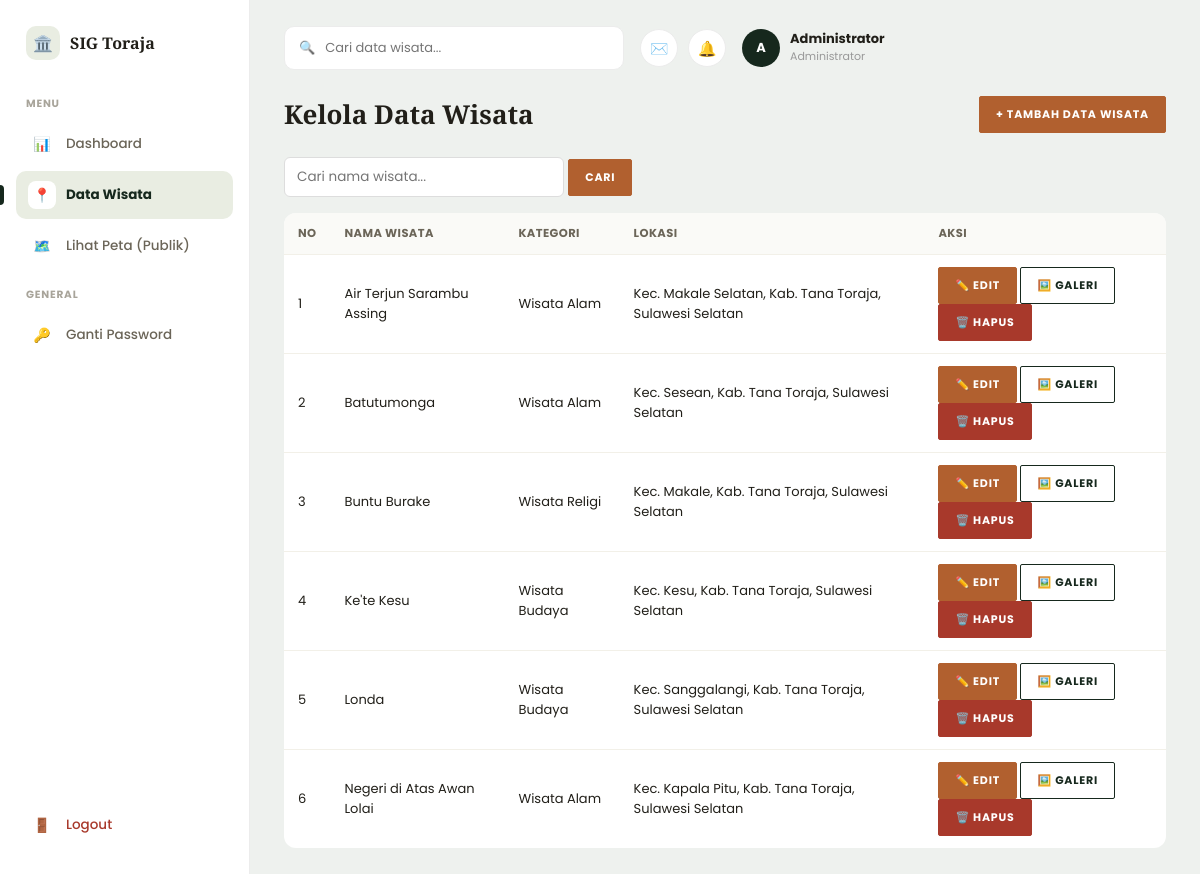
The page /admin/wisata_list.php (signed in) on the database as committed earlier.
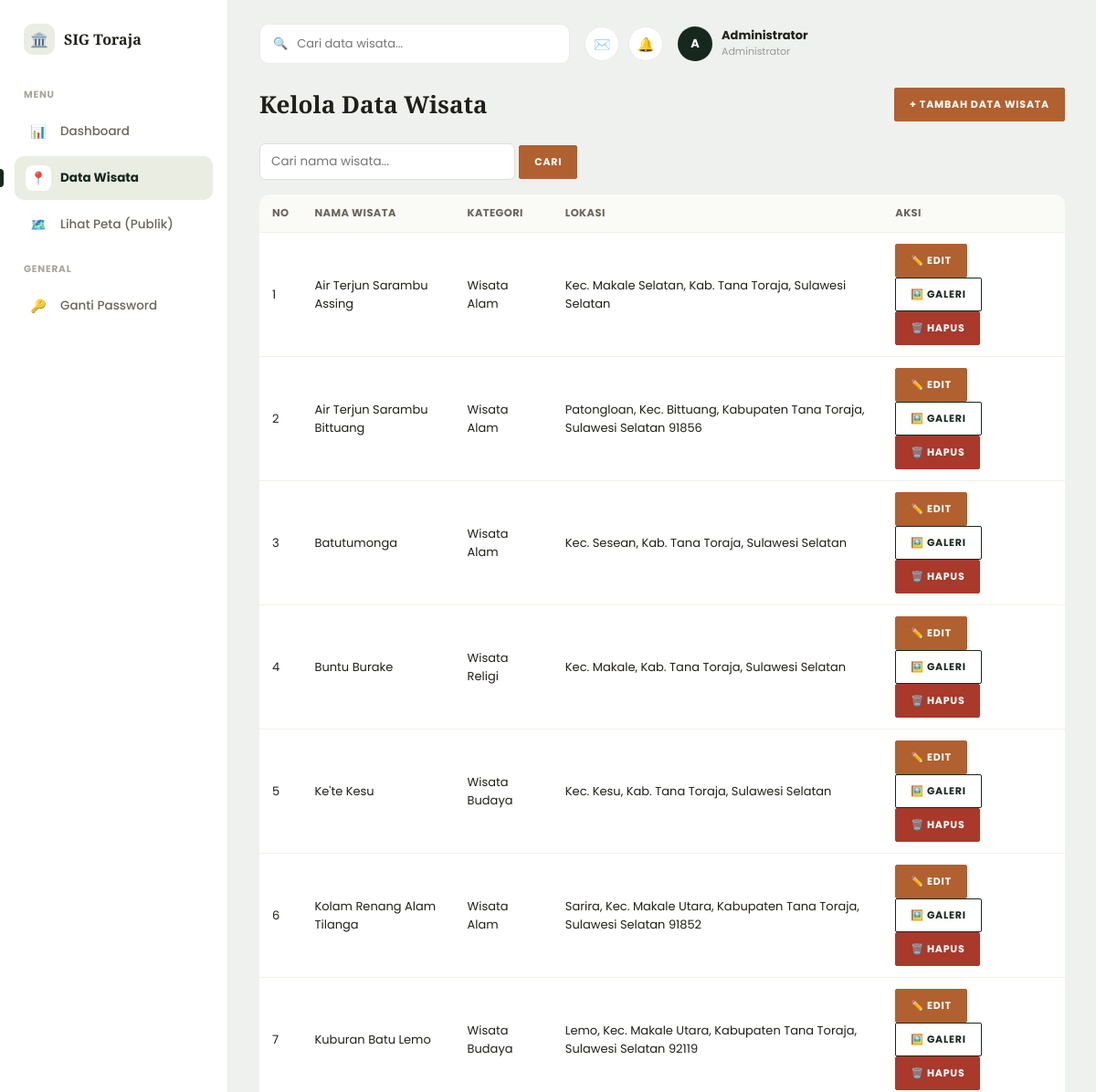
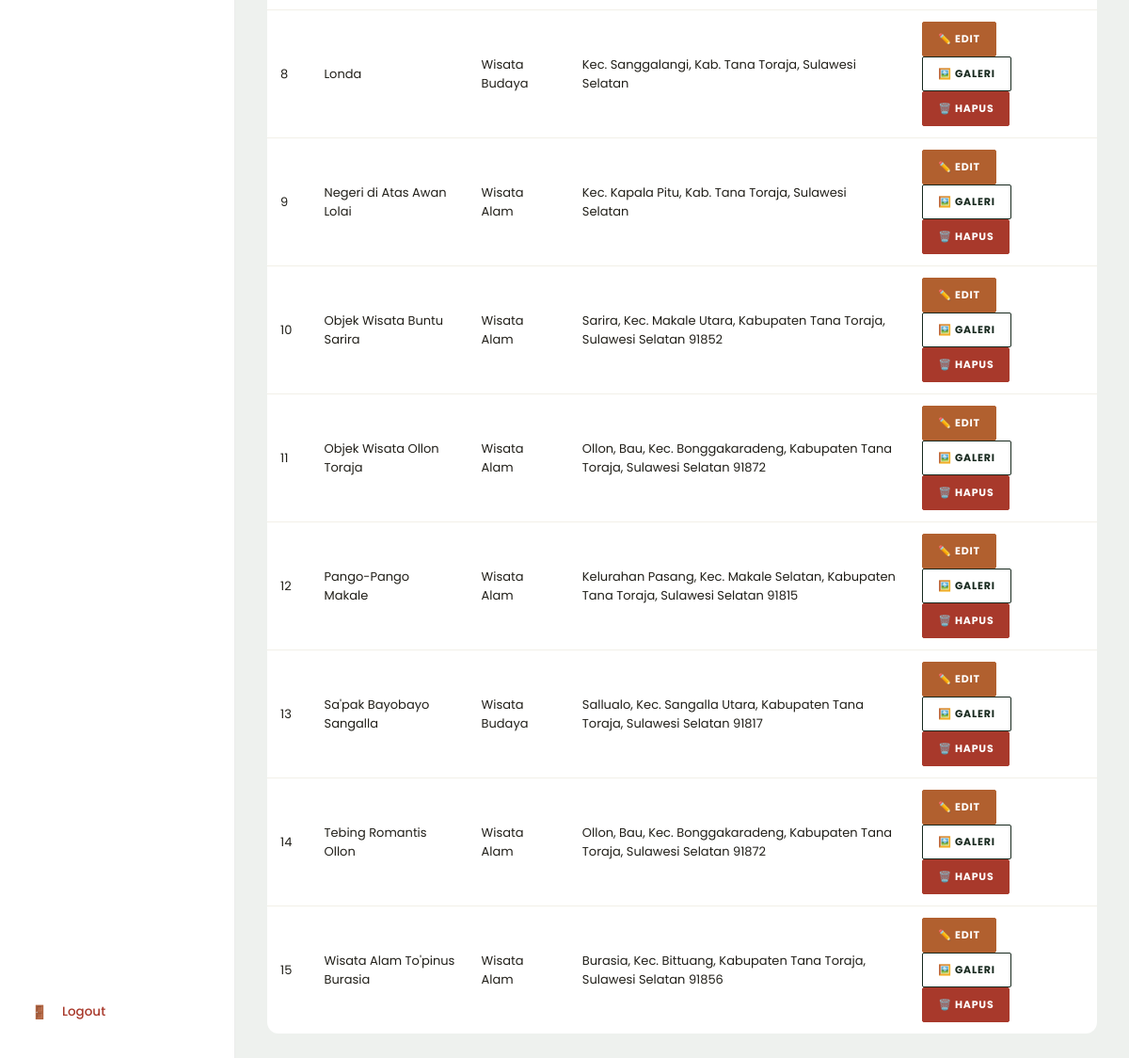
The same page on the database as committed later (2 pictures, top to bottom).
### tables this page shows
CREATE TABLE wisata (
  id_wisata    INT AUTO_INCREMENT PRIMARY KEY,
  nama_wisata  VARCHAR(100) NOT NULL,
  id_kategori  INT NOT NULL,
  id_admin     INT DEFAULT NULL,
  alamat       TEXT,
  deskripsi    TEXT,
  fasilitas    VARCHAR(255) DEFAULT NULL,
  jam_buka     VARCHAR(100) DEFAULT NULL,
  tiket_masuk  VARCHAR(100) DEFAULT NULL,
  latitude     DECIMAL(10,8) NOT NULL,
  longitude    DECIMAL(11,8) NOT NULL,
  foto         VARCHAR(255) DEFAULT NULL,
  created_at   TIMESTAMP DEFAULT CURRENT_TIMESTAMP,
  updated_at   TIMESTAMP DEFAULT CURRENT_TIMESTAMP ON UPDATE CURRENT_TIMESTAMP,
  CONSTRAINT fk_wisata_kategori FOREIGN KEY (id_kategori)
    REFERENCES kategori_wisata(id_kategori) ON DELETE RESTRICT,
  CONSTRAINT fk_wisata_admin FOREIGN KEY (id_admin)
    REFERENCES admin(id_admin) ON DELETE SET NULL
);

CREATE TABLE kategori_wisata (
  id_kategori   INT AUTO_INCREMENT PRIMARY KEY,
  nama_kategori VARCHAR(100) NOT NULL UNIQUE
);

### config/config.php (called while the page is built, shortened)
<?php
require_once __DIR__ . '/db.php';
require_once __DIR__ . '/../includes/models/Wisata.php';
$wisataModel = new Wisata($koneksi);

### includes/models/Wisata.php (called while the page is built, shortened)
<?php
class Wisata
{
    private mysqli $db;
    public function __construct(mysqli $db, array $row = [])
    {
        $this->db = $db;
    }
    private function baseSelect(): string
    {
        return "SELECT w.id_wisata, w.nama_wisata, w.id_kategori, k.nama_kategori AS kategori,
                        w.id_admin, w.alamat, w.deskripsi, w.fasilitas, w.jam_buka, w.tiket_masuk,
                        w.latitude, w.longitude, w.foto, w.created_at, w.updated_at
                 FROM wisata w
                 INNER JOIN kategori_wisata k ON w.id_kategori = k.id_kategori";
    }
    public function getAll(array $filters = []): array
    {
        $sql = $this->baseSelect() . " WHERE 1=1";
        $types = '';
        $sql .= isset($filters['order_by_terbaru']) && $filters['order_by_terbaru']
            ? " ORDER BY w.created_at DESC"
            : " ORDER BY w.nama_wisata ASC";
        $stmt = $this->db->prepare($sql);
        $stmt->execute();
        return $stmt->get_result()->fetch_all(MYSQLI_ASSOC);
    }
}

### admin/wisata_list.php (the view, shortened to what this page needs)
<?php
require_once __DIR__ . '/includes/auth.php';
$adminActive = 'wisata';
$keyword = trim($_GET['q'] ?? '');
$wisataResult = $wisataModel->getAll(['keyword' => $keyword]);
require_once __DIR__ . '/includes/layout_top.php';
?>
<div class="admin-topbar">
  <h2 style="margin:0;">Kelola Data Wisata</h2>
  <a href="<?php echo BASE_URL; ?>admin/wisata_form.php" class="btn btn-sm">+ Tambah Data Wisata</a>
</div>
<form method="get" style="margin-bottom:16px;">
  <input type="text" name="q" placeholder="Cari nama wisata..." value="<?php echo htmlspecialchars($keyword); ?>"
         style="padding:9px 12px;border:1px solid #ddd;border-radius:6px;font-size:13.5px;width:280px;">
  <button class="btn btn-sm" type="submit">Cari</button>
</form>
<table class="data-table">
  <thead>
    <tr>
      <th>No</th><th>Nama Wisata</th><th>Kategori</th><th>Lokasi</th><th>Aksi</th>
    </tr>
  </thead>
  <tbody>
    <?php if (!empty($wisataResult)): $no = 1; ?>
      <?php foreach ($wisataResult as $row): ?>
        <tr>
          <td><?php echo $no++; ?></td>
          <td><?php echo htmlspecialchars($row['nama_wisata']); ?></td>
          <td><?php echo htmlspecialchars($row['kategori']); ?></td>
          <td><?php echo htmlspecialchars($row['alamat']); ?></td>
          <td>
            <a href="<?php echo BASE_URL; ?>admin/wisata_form.php?id=<?php echo $row['id_wisata']; ?>" class="btn btn-sm">✏️ Edit</a>
            <a href="<?php echo BASE_URL; ?>admin/galeri.php?id_wisata=<?php echo $row['id_wisata']; ?>" class="btn btn-sm btn-outline" style="color:var(--toraja-green-dark);border-color:var(--toraja-green-dark);">🖼️ Galeri</a>
            <a href="<?php echo BASE_URL; ?>admin/wisata_delete.php?id=<?php echo $row['id_wisata']; ?>"
               class="btn btn-sm btn-danger"
               onclick="return confirm('Yakin ingin menghapus data ini?');">🗑️ Hapus</a>
          </td>
        </tr>
      <?php endforeach; ?>
    <?php else: ?>
      <tr><td colspan="5">Tidak ada data ditemukan.</td></tr>
    <?php endif; ?>
  </tbody>
</table>
<?php require_once __DIR__ . '/includes/layout_bottom.php'; ?>

### admin/includes/layout_top.php (shortened to what this page needs)
<!DOCTYPE html>
<html lang="id">
<head>
<link rel="stylesheet" href="<?php echo BASE_URL; ?>assets/css/style.css?v=<?php echo @filemtime(__DIR__ . '/../../assets/css/style.css') ?: time(); ?>">
</head>
<body>
<div class="admin-layout">
  <aside class="admin-sidebar">
    <div class="logo">
      <span class="logo-badge">🏛️</span>
      SIG Toraja
    </div>
    <div class="nav-label">Menu</div>
    <a href="<?php echo BASE_URL; ?>admin/dashboard.php" class="<?php echo $adminActive=='dashboard'?'active':''; ?>">
      <span class="nav-icon">📊</span> Dashboard
    </a>
    <a href="<?php echo BASE_URL; ?>admin/wisata_list.php" class="<?php echo $adminActive=='wisata'?'active':''; ?>">
      <span class="nav-icon">📍</span> Data Wisata
    </a>
    <a href="<?php echo BASE_URL; ?>peta.php" target="_blank">
      <span class="nav-icon">🗺️</span> Lihat Peta (Publik)
    </a>
    <div class="nav-label">General</div>
    <a href="<?php echo BASE_URL; ?>admin/change_password.php" class="<?php echo $adminActive=='password'?'active':''; ?>">
      <span class="nav-icon">🔑</span> Ganti Password
    </a>
    <div class="sidebar-spacer"></div>
    <a href="<?php echo BASE_URL; ?>admin/logout.php" class="logout-link">
      <span class="nav-icon">🚪</span> Logout
    </a>
  </aside>
  <main class="admin-main">
    <div class="admin-topbar-row">
      <div class="admin-search">
        🔍 <input type="text" placeholder="Cari data wisata..." onkeydown="if(event.key==='Enter'){window.location='<?php echo BASE_URL; ?>admin/wisata_list.php?q='+encodeURIComponent(this.value);}">
      </div>
      <div class="admin-topbar-icons">
        <div class="icon-btn">✉️</div>
        <div class="icon-btn">🔔</div>
        <div class="admin-avatar">
          <div class="avatar-circle">
            <?php echo strtoupper(substr($_SESSION['admin_nama'] ?: $_SESSION['admin_username'], 0, 1)); ?>
          </div>
          <div>
            <div class="avatar-name"><?php echo htmlspecialchars($_SESSION['admin_nama'] ?: $_SESSION['admin_username']); ?></div>
            <div class="avatar-role">Administrator</div>
          </div>
        </div>
      </div>
    </div>

### admin/includes/layout_bottom.php
  </main>
</div>
</body>
</html>

Rows that differ between the two databases and show on the page:
added wisata: nama_wisata "Air Terjun Sarambu Bittuang", id_kategori.nama_kategori "Wisata Alam", alamat "Patongloan, Kec. Bittuang, Kabupaten Tana Toraja, Sulawesi Selatan 91856"
added wisata: nama_wisata "Kolam Renang Alam Tilanga", id_kategori.nama_kategori "Wisata Alam", alamat "Sarira, Kec. Makale Utara, Kabupaten Tana Toraja, Sulawesi Selatan 91852"
added wisata: nama_wisata "Kuburan Batu Lemo", id_kategori.nama_kategori "Wisata Budaya", alamat "Lemo, Kec. Makale Utara, Kabupaten Tana Toraja, Sulawesi Selatan 92119"
added wisata: nama_wisata "Objek Wisata Buntu Sarira", id_kategori.nama_kategori "Wisata Alam", alamat "Sarira, Kec. Makale Utara, Kabupaten Tana Toraja, Sulawesi Selatan 91852"
added wisata: nama_wisata "Objek Wisata Ollon Toraja", id_kategori.nama_kategori "Wisata Alam", alamat "Ollon, Bau, Kec. Bonggakaradeng, Kabupaten Tana Toraja, Sulawesi Selatan 91872"
added wisata: nama_wisata "Pango-Pango Makale", id_kategori.nama_kategori "Wisata Alam", alamat "Kelurahan Pasang, Kec. Makale Selatan, Kabupaten Tana Toraja, Sulawesi Selatan 91815"
added wisata: nama_wisata "Sa'pak Bayobayo Sangalla", id_kategori.nama_kategori "Wisata Budaya", alamat "Sallualo, Kec. Sangalla Utara, Kabupaten Tana Toraja, Sulawesi Selatan 91817"
added wisata: nama_wisata "Tebing Romantis Ollon", id_kategori.nama_kategori "Wisata Alam", alamat "Ollon, Bau, Kec. Bonggakaradeng, Kabupaten Tana Toraja, Sulawesi Selatan 91872"
added wisata: nama_wisata "Wisata Alam To'pinus Burasia", id_kategori.nama_kategori "Wisata Alam", alamat "Burasia, Kec. Bittuang, Kabupaten Tana Toraja, Sulawesi Selatan 91856"
